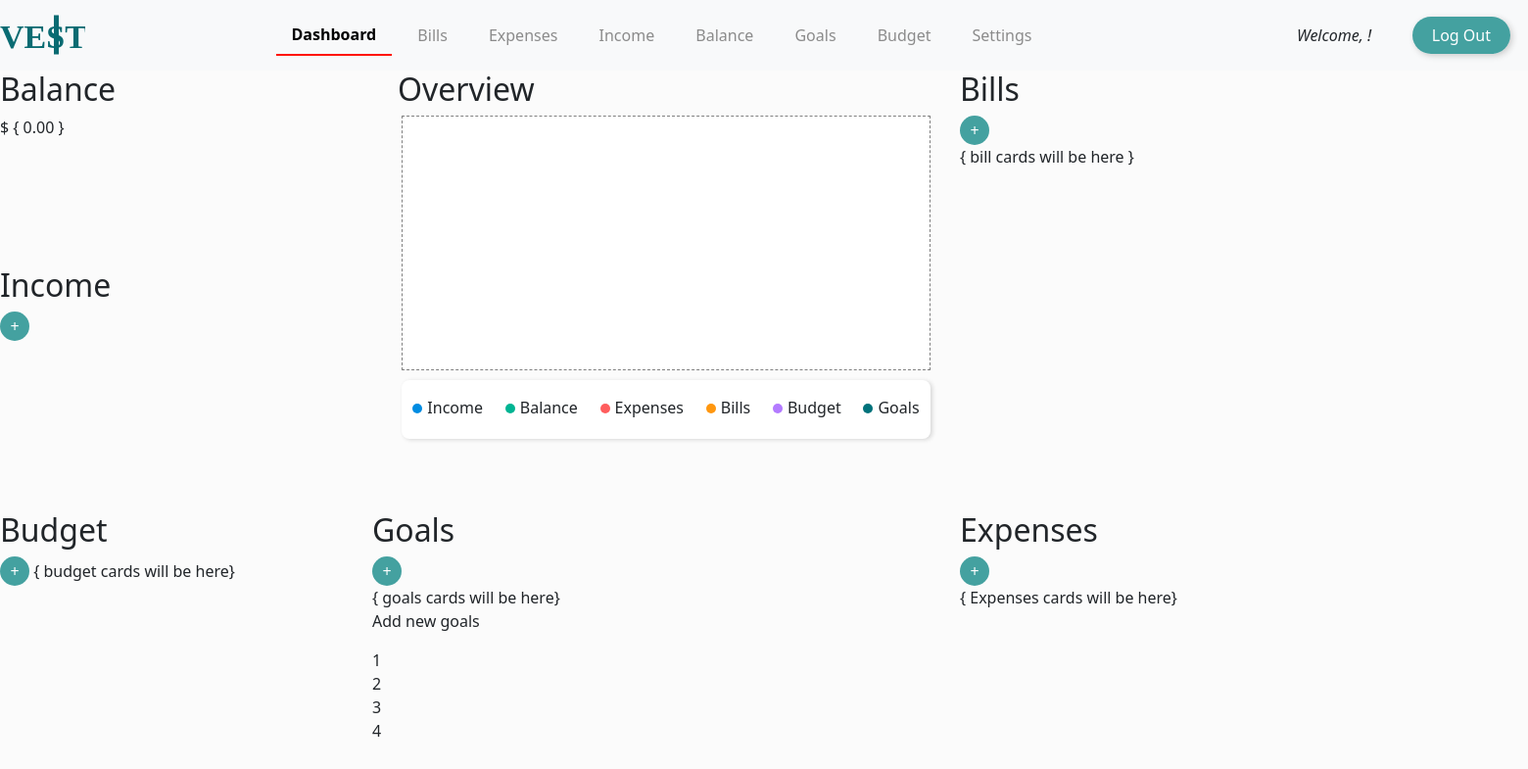
/accounts/profile/ (signed in), run on an earlier commit of the app's database.
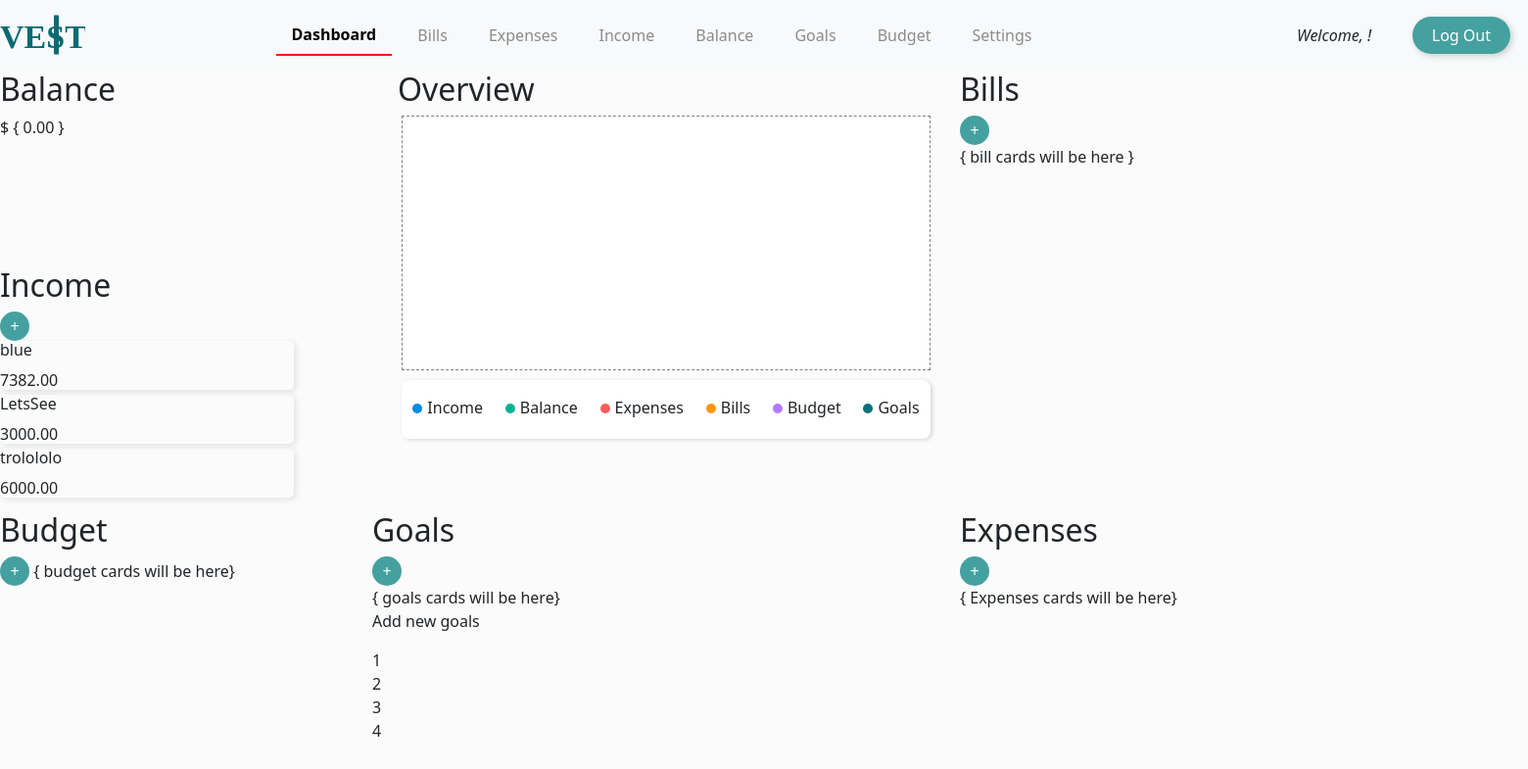
And on a later commit of the database.
### dashboard/models.py (models this page shows)
class Income(models.Model):
    current_user = models.ForeignKey(Users, default=2, on_delete=models.CASCADE)
    income_name = models.CharField(max_length=20, blank=True)
    created_at = timezone.now()
    deposit = models.DecimalField(blank=True, max_digits=10, decimal_places=2)
    updated_at = models.DateTimeField('updated_at', auto_now=True)

### dashboard/views.py (the view, shortened to what this page needs)
# urls.py: path('accounts/profile/', views.IncomeProfile.as_view()), # this will display all later.
class IncomeProfile(View):
    template_name = 'dashboard/profile.html'
    add_income_form = AddIncome
    context = {
        "title": "Submit Url",
        "add_income_form": add_income_form,
        "pls_work": "pls work",
        "current_name": "",
        "user_name ": "",
        "c_id" : "",
        "income_names" : "",
        "deposit" : 0,
        "range": range(3),
        "user_income": ""
    }
    def get(self, request):
        user= request.user
        if user.is_authenticated:
            user_name = request.user.first_name
            c_id = request.user.id
            income_names = list(Income.objects.values_list('income_name', flat=True))[-3:]
            deposits = list(Income.objects.values_list('deposit', flat=True))[-3:]
            user_income = zip(income_names, deposits)
            self.context["c_id"] = c_id
            self.context["user_name"] = user_name
            self.context["income_names"] = income_names[-3:]
            self.context["deposits"] = deposits[-3:]
            self.context["pls_work"] = "LALSLSLLSLSLSLS"
            self.context["user_income"] = user_income
        else:
            return redirect('/')
        return render(request, self.template_name, self.context)

### dashboard/templates/dashboard/profile.html (shortened to what this page needs)
{% extends 'dashboard/base.html' %}
{% load static %}
{% block content %}
  {% if user.is_authenticated %}
    <main id="main">
      <div id="in-bal">
        <section id="balance">
          <h2>Balance</h2>
          <div id="balance-data">
            <p id="current-balance">$ { 0.00 }</p>
          </div>
        </section>
        <section id="income">
          <h2>Income</h2>
          <button class="add-btn" id="add-income" type="submit">+</button>
          <div>
            {% for income, deposit in user_income reversed %}
                <div id="income-data">
                  <h6 id="income-source">{{income}}</h6>
                  <p id="income-money">{{deposit}}</p>
                </div>
            {% endfor %}
          </div>
        </section>
      </div>
      <section id="overview">
        <h2>Overview</h2>
        <div id="graph"></div>
        <div id="overview-keys">
          <div class="keys" id="income-key">
            <div class="overview-circles cir-inc"></div>
            <p class="key-label">Income</p>
          </div>
          <div class="keys" id="balance-key">
            <div class="overview-circles cir-bal"></div>
            <p class="key-label">Balance</p>
          </div>
          <div class="keys" id="expenses-key">
            <div class="overview-circles cir-exp"></div>
            <p class="key-label">Expenses</p>
          </div>
          <div class="keys" id="bills-key">
            <div class="overview-circles cir-bill"></div>
            <p class="key-label">Bills</p>
          </div>
          <div class="keys" id="budget-key">
            <div class="overview-circles cir-bud"></div>
            <p class="key-label">Budget</p>
          </div>
          <div class="keys" id="goals-key">
            <div class="overview-circles cir-goal"></div>
            <p class="key-label">Goals</p>
          </div>
        </div>
      </section>
      <section id="bills">
        <h2>Bills</h2>
        <button class="add-btn" id="add-bill" type="submit">+</button>
        <div class="bill-container">
          { bill cards will be here }
        </div>
      </section>
      <section id="budget">
        <h2>Budget</h2>
          <button class="add-btn" id="add-budget" type="submit">+</button>
        { budget cards will be here}
      </section>
      <section id="goals">
        <h2>Goals</h2>
        <form method="POST">
          <button class="add-btn" id="add-goal" type="submit">+</button>
        </form>
        <div id="goals-container">
          { goals cards will be here}
        </div>
        <p>Add new goals</p>
        <div id="goal-choices">
          <div class="goal">1</div>
          <div class="goal">2</div>
          <div class="goal">3</div>
          <div class="goal">4</div>
        </div>
      </section>
      <section id="expenses">
        <h2>Expenses</h2>
        <form method="POST">
          <button class="add-btn" id="add-expense" type="submit">+</button>
        </form>
        { Expenses cards will be here}
      </section>
    </main>
  {% endif %}
{% endblock %}

### dashboard/templates/dashboard/base.html (shortened to what this page needs)
{% load static %}
<!DOCTYPE html>
<html lang="en">
  <head>
    {% load static %}
      <link rel="stylesheet" type="text/css" href="{%  static  'css/style.css'  %}">
    <link href="https://cdn.jsdelivr.net/npm/bootstrap@5.1.3/dist/css/bootstrap.min.css" rel="stylesheet">
  </head>
  <body>
    {% include "./navbar.html" %}
    <div id="content">
      {% block content %}
      {% endblock %}
    </div>
  </body>
</html>

### dashboard/templates/dashboard/navbar.html (shortened to what this page needs)
{% load static %}
<!DOCTYPE html>
<html lang="en">
<head>
  <link rel="stylesheet"  href="{%  static  'css/style.css'  %}">
</head>
<body>
  <nav class="navbar navbar-expand navbar-light bg-light" id="main-nav">
    <a class="navbar-brand" href="#"><img src="../../static/images/logo.svg" alt=""></a>
      <ul class="nav container-fluid">
        <li class="nav-item active">
          <a class="nav-link" href="./base.html">Dashboard</a>
        </li>
        <li class="nav-item">
          <a class="nav-link" href="../profilesections/bills.html">Bills</a>
        </li>
        <li class="nav-item">
          <a class="nav-link" href="../profilesections/expenses.html">Expenses</a>
        </li>
        <li class="nav-item">
          <a class="nav-link" href="../profilesections/income.html">Income</a>
        </li>
        <li class="nav-item">
          <a class="nav-link" href="../profilesections/balance.html">Balance</a>
        </li>
        <li class="nav-item">
          <a class="nav-link" href="../profilesections/goals.html">Goals</a>
        </li>
        <li class="nav-item">
          <a class="nav-link" href="../profilesections/budget.html">Budget</a>
        </li>
        <li class="nav-item">
          <a class="nav-link" href="#">Settings</a>
        </li>
      </ul>
      <ul class="log-nav">
        <li class="nav-item">
          {% if user.is_authenticated %}
          <ul class="user-ul d-flex">
            <li id="welcome-user"> <em> Welcome, !</em></li>
            <li><a id="logout-btn" href="{% url 'logout' %}">Log Out</a></li>
          </ul>
          {% else %}
          <ul>
            <li><a class="login-btn nav-link" href="{% url 'login' %}">Log In</a></li>
            <li><a class="register-btn nav-link" href="{% url 'dashboard:register' %}">register</a></li>
          </ul>
          {% endif %}
        </li>
      </ul>
  </nav>
</body>
</html>

### dashboard/static/css/style.css (style rules this page uses)
* { padding: 0; margin: 0; box-sizing: border-box; }
body { background-color: #FBFBFB; }
#main-nav { width: 100vw; display: flex; justify-content: space-between; }
nav .nav { width: 800px; }
nav .log-nav { padding-top: 16px; list-style-type: none; width: 300px; }
nav .log-nav .user-ul { width: 300px; display: flex; justify-content: space-between; margin-right: -34px; padding-right: 50px; }
nav .log-nav li { list-style-type: none; }
.nav-link { color: #8B8B8B; }
.active a { color: #000000; font-weight: 700; border-bottom: 2px solid #FF1102 ; }
#logout-btn { background-color: #44A1A0; color: white; text-decoration: none; padding: 8px 20px; border-radius: 50px; box-shadow: 2px 2px 6px rgb(203, 203, 203); }
#main { width: 100vw; height: 100vh; display: grid; grid-template-columns: repeat(3, 1fr); grid-auto-rows: minmax(100px, auto); grid-template-areas: "in-bal overview bills" "budget goals expenses"; row-gap: 0; column-gap: 0; }
#overview { width: 600px; height: 400px; grid-area: overview; }
#in-bal { width: 380px; height: 400px; grid-area: in-bal; }
#balance { width: 380px; height: 200px; }
#income { width: 380px; height: 300px; }
#budget { width: 380px; height: 300px; grid-area: budget; }
#bills { width: 517px; height: 400px; grid-area: bills; }
#goals { width: 600px; height: 300px; grid-area: goals; }
#expenses { width: 600px; height: 300px; grid-area: expenses; }
#overview h2 { margin-left: 26px; }
#graph { margin: 0 auto; width: 540px; height: 260px; background-color: white; border: grey 1px dashed; }
#overview-keys { margin: 0 auto; width: 540px; height: 60px; background-color: white; box-shadow: 2px 1px 4px rgb(214, 214, 214); display: flex; justify-content: space-around; align-items: center; margin-top: 10px; padding-top: 12px; border-radius: 8px; }
.keys { display: flex; justify-content: center; align-items: center; }
.overview-circles { width: 10px; height: 10px; border-radius: 50px; margin-top: -14px; margin-right: 5px; }
.cir-inc { background-color: #008ce2; }
.cir-bal { background-color: #00b493; }
.cir-exp { background-color: #FF5D5D; }
.cir-bill { background-color: #ff970f ; }
.cir-bud { background-color: #B37BFF; }
.cir-goal { background-color: #00727b ; }
.add-btn { width: 30px; height: 30px; border-radius: 50px; border: none; background-color: #44A1A0; font-size: 16px; color: white; }
#income-data { width: 300px; height: 50px; box-shadow: 2px 2px 6px rgb(224, 224, 224); border-radius: 5px; margin-bottom: 5px; }

What changed in the data, as far as the page shows it:
added Income: income_name "blue", deposit "7382.00"
added Income: income_name "LetsSee", deposit "3000.00"
added Income: income_name "trolololo", deposit "6000.00"
